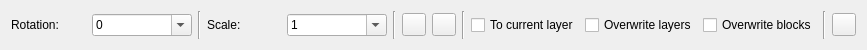
<?xml version="1.0" encoding="UTF-8"?>
<ui version="4.0">
 <class>Paste</class>
 <widget class="QWidget" name="Paste">
  <property name="geometry">
   <rect>
    <x>0</x>
    <y>0</y>
    <width>867</width>
    <height>50</height>
   </rect>
  </property>
  <layout class="QHBoxLayout">
   <item>
    <widget class="QLabel" name="label_2">
     <property name="text">
      <string>Rotation:</string>
     </property>
    </widget>
   </item>
   <item>
    <widget class="QComboBox" name="Rotation">
     <property name="minimumSize">
      <size>
       <width>100</width>
       <height>0</height>
      </size>
     </property>
     <property name="maximumSize">
      <size>
       <width>100</width>
       <height>16777215</height>
      </size>
     </property>
     <property name="toolTip">
      <string>Rotate pasted entities&lt;br&gt;by this angle</string>
     </property>
     <property name="editable">
      <bool>true</bool>
     </property>
     <item>
      <property name="text">
       <string notr="true">0</string>
      </property>
     </item>
     <item>
      <property name="text">
       <string notr="true">15</string>
      </property>
     </item>
     <item>
      <property name="text">
       <string notr="true">30</string>
      </property>
     </item>
     <item>
      <property name="text">
       <string notr="true">45</string>
      </property>
     </item>
     <item>
      <property name="text">
       <string notr="true">60</string>
      </property>
     </item>
     <item>
      <property name="text">
       <string notr="true">90</string>
      </property>
     </item>
     <item>
      <property name="text">
       <string notr="true">120</string>
      </property>
     </item>
     <item>
      <property name="text">
       <string notr="true">135</string>
      </property>
     </item>
     <item>
      <property name="text">
       <string notr="true">150</string>
      </property>
     </item>
     <item>
      <property name="text">
       <string notr="true">180</string>
      </property>
     </item>
     <item>
      <property name="text">
       <string notr="true">210</string>
      </property>
     </item>
     <item>
      <property name="text">
       <string notr="true">225</string>
      </property>
     </item>
     <item>
      <property name="text">
       <string notr="true">240</string>
      </property>
     </item>
     <item>
      <property name="text">
       <string notr="true">270</string>
      </property>
     </item>
     <item>
      <property name="text">
       <string notr="true">300</string>
      </property>
     </item>
     <item>
      <property name="text">
       <string notr="true">315</string>
      </property>
     </item>
     <item>
      <property name="text">
       <string notr="true">330</string>
      </property>
     </item>
     <item>
      <property name="text">
       <string notr="true">345</string>
      </property>
     </item>
    </widget>
   </item>
   <item>
    <widget class="Line" name="line">
     <property name="orientation">
      <enum>Qt::Vertical</enum>
     </property>
    </widget>
   </item>
   <item>
    <widget class="QLabel" name="label">
     <property name="text">
      <string>Scale:</string>
     </property>
    </widget>
   </item>
   <item>
    <widget class="QComboBox" name="Scale">
     <property name="minimumSize">
      <size>
       <width>100</width>
       <height>0</height>
      </size>
     </property>
     <property name="maximumSize">
      <size>
       <width>100</width>
       <height>16777215</height>
      </size>
     </property>
     <property name="toolTip">
      <string>Scale pasted entities&lt;br&gt;by this factor</string>
     </property>
     <property name="editable">
      <bool>true</bool>
     </property>
     <item>
      <property name="text">
       <string notr="true">1</string>
      </property>
     </item>
     <item>
      <property name="text">
       <string notr="true">1/2</string>
      </property>
     </item>
     <item>
      <property name="text">
       <string notr="true">1/3</string>
      </property>
     </item>
     <item>
      <property name="text">
       <string notr="true">1/4</string>
      </property>
     </item>
     <item>
      <property name="text">
       <string notr="true">1/5</string>
      </property>
     </item>
     <item>
      <property name="text">
       <string notr="true">1/10</string>
      </property>
     </item>
     <item>
      <property name="text">
       <string notr="true">2</string>
      </property>
     </item>
     <item>
      <property name="text">
       <string notr="true">3</string>
      </property>
     </item>
     <item>
      <property name="text">
       <string notr="true">4</string>
      </property>
     </item>
     <item>
      <property name="text">
       <string notr="true">5</string>
      </property>
     </item>
     <item>
      <property name="text">
       <string notr="true">10</string>
      </property>
     </item>
    </widget>
   </item>
   <item>
    <widget class="Line" name="line_2">
     <property name="orientation">
      <enum>Qt::Vertical</enum>
     </property>
    </widget>
   </item>
   <item>
    <widget class="QToolButton" name="FlipHorizontal">
     <property name="toolTip">
      <string>Flip pasted entities&lt;br&gt;horizontally</string>
     </property>
     <property name="icon">
      <iconset>
       <normaloff>FlipHorizontal.svg</normaloff>FlipHorizontal.svg</iconset>
     </property>
     <property name="checkable">
      <bool>true</bool>
     </property>
    </widget>
   </item>
   <item>
    <widget class="QToolButton" name="FlipVertical">
     <property name="toolTip">
      <string>Flip pasted entities&lt;br&gt;vertically</string>
     </property>
     <property name="icon">
      <iconset>
       <normaloff>FlipVertical.svg</normaloff>FlipVertical.svg</iconset>
     </property>
     <property name="checkable">
      <bool>true</bool>
     </property>
    </widget>
   </item>
   <item>
    <widget class="Line" name="line_3">
     <property name="orientation">
      <enum>Qt::Vertical</enum>
     </property>
    </widget>
   </item>
   <item>
    <widget class="QCheckBox" name="ToCurrentLayer">
     <property name="toolTip">
      <string>Paste all entities&lt;br&gt;to current layer&lt;br&gt;instead of original layer</string>
     </property>
     <property name="text">
      <string>To current layer</string>
     </property>
    </widget>
   </item>
   <item>
    <widget class="QCheckBox" name="OverwriteLayers">
     <property name="toolTip">
      <string>Overwrite existing layers&lt;br&gt;in drawing with&lt;br&gt;layers from clipboard</string>
     </property>
     <property name="text">
      <string>Overwrite layers</string>
     </property>
    </widget>
   </item>
   <item>
    <widget class="QCheckBox" name="OverwriteBlocks">
     <property name="toolTip">
      <string>Overwrite existing blocks&lt;br&gt;in drawing with&lt;br&gt;blocks from clipboard</string>
     </property>
     <property name="text">
      <string>Overwrite blocks</string>
     </property>
    </widget>
   </item>
   <item>
    <widget class="Line" name="line_4">
     <property name="orientation">
      <enum>Qt::Vertical</enum>
     </property>
    </widget>
   </item>
   <item>
    <widget class="QToolButton" name="Reset"/>
   </item>
  </layout>
 </widget>
 <resources/>
 <connections/>
</ui>
